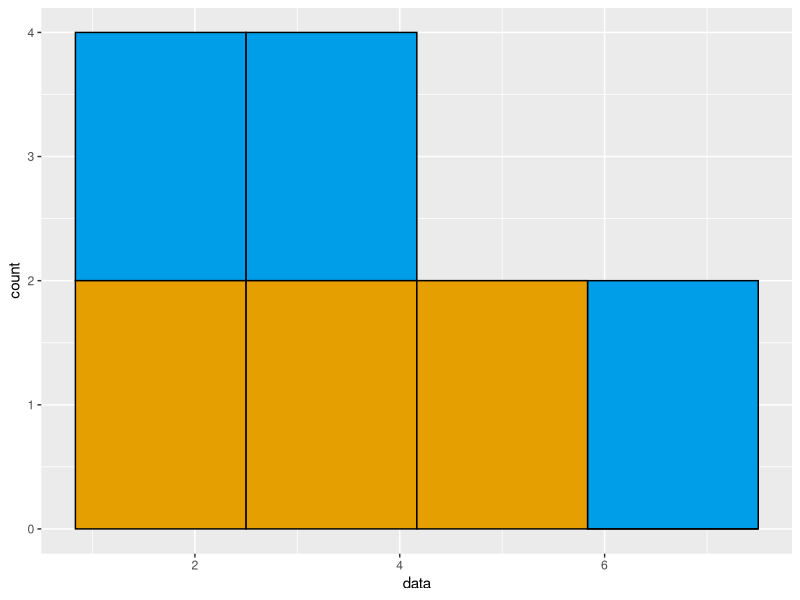
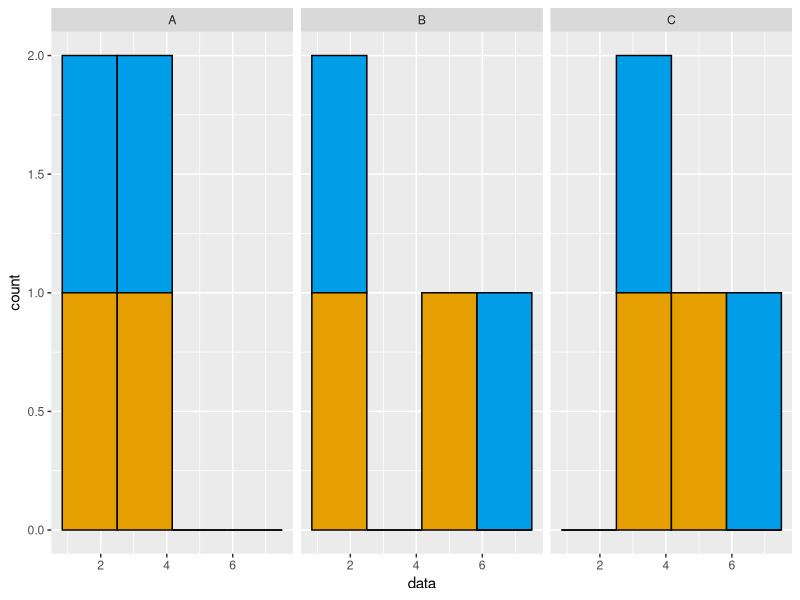

The R script that drew these images, in order:
library(tidyverse)

data = tibble(
  data = rep(1:6,2),
  groups = c(rep("A",4),rep("B",4),rep("C",4)),
  myfill = rep(c("#e69f00","#009ee9"),6)
)

p = ggplot(data) + 
  geom_histogram(aes(x = data,
                     fill = I(myfill)),
                 bins = 4,
                 color = "black"
  )

#Histogram of everything
p

p =  p + facet_wrap(vars(groups))

#Faceted histogram
p
